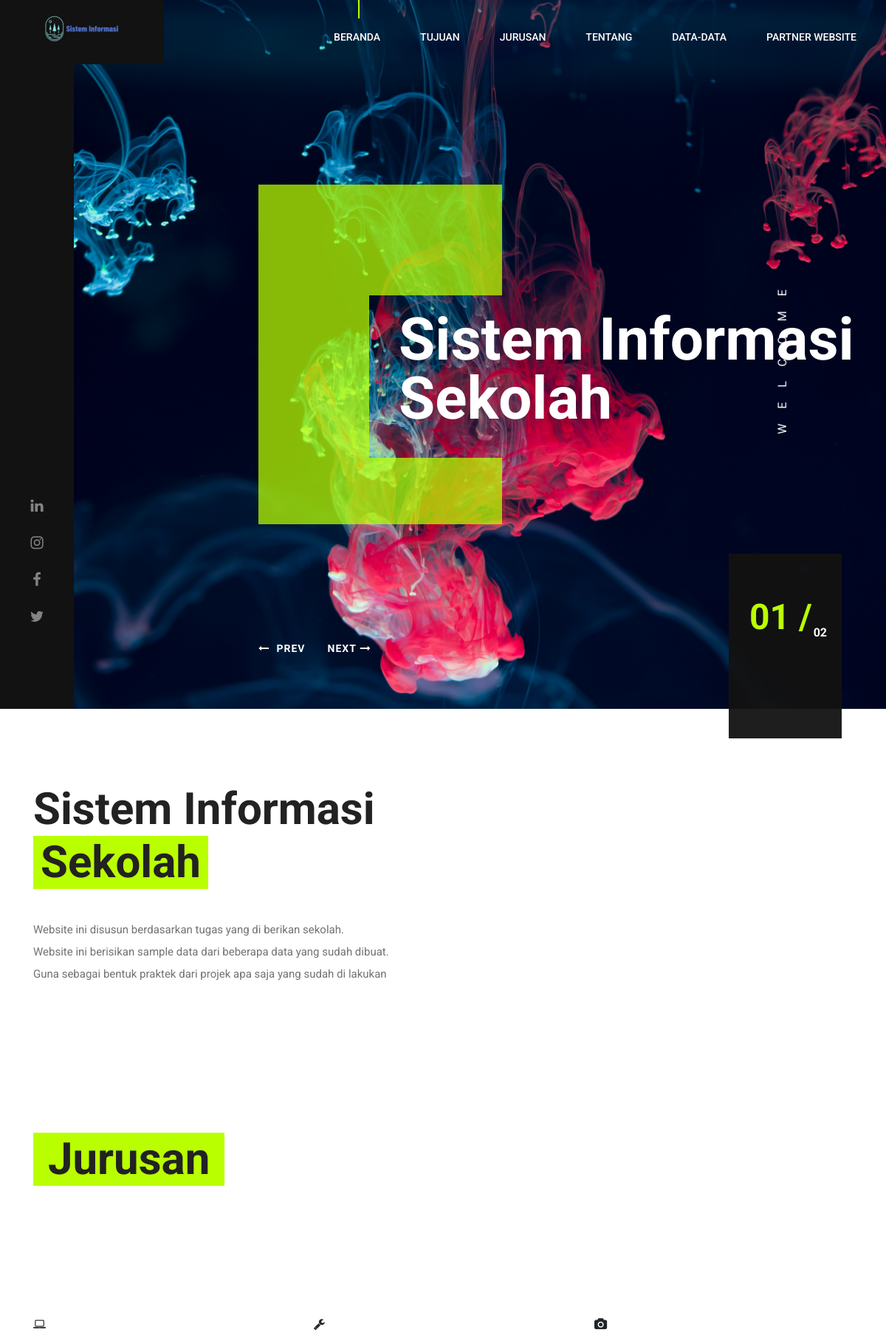
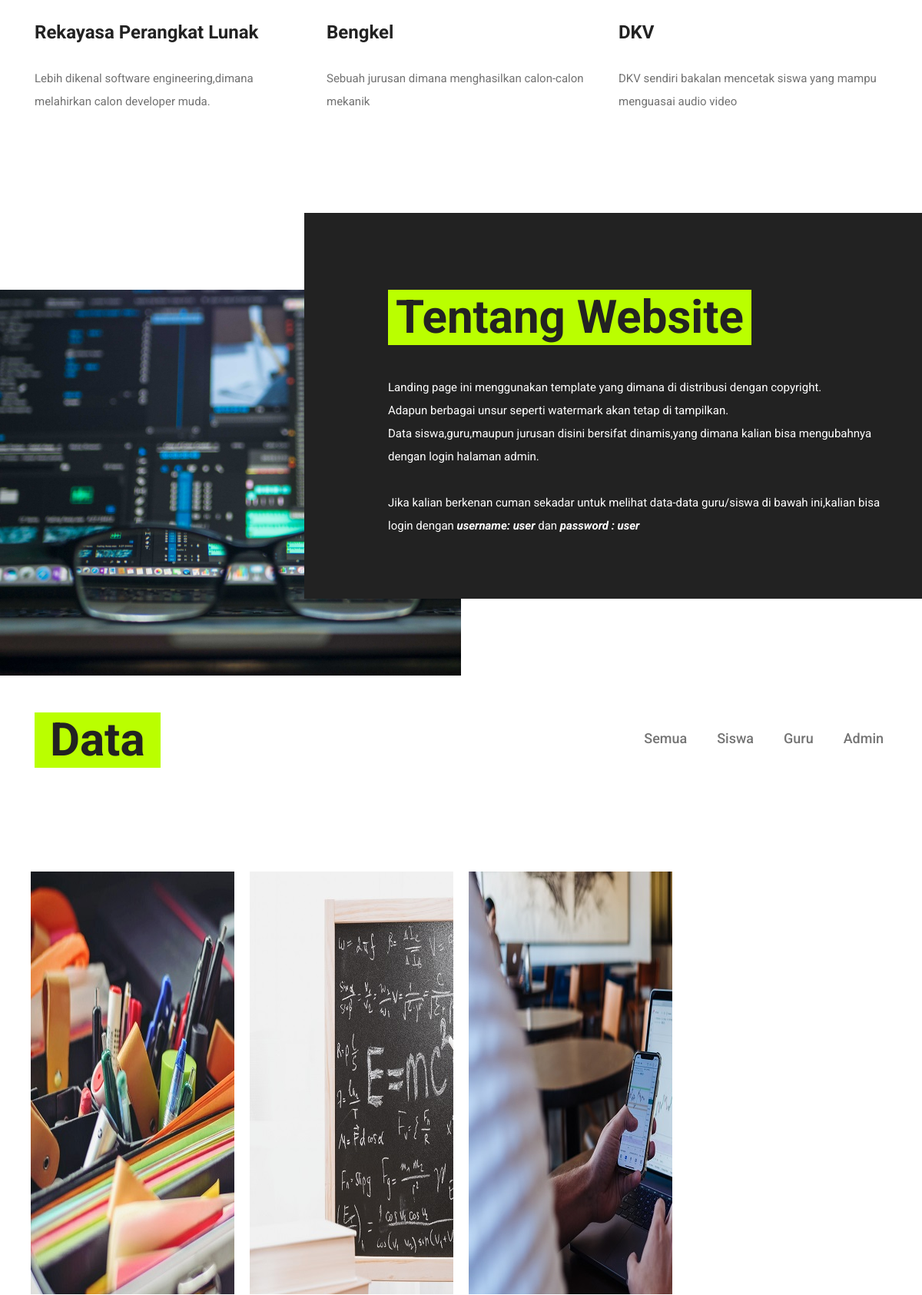
The page / (upper part) on the database its author committed (2 pictures, top to bottom).
### tables this page shows
CREATE TABLE `jurusan` (
  `kode_jurusan` int(10) NOT NULL,
  `nama_jurusan` varchar(80) NOT NULL,
  `deskripsi` varchar(600) NOT NULL,
  `icon` varchar(30) NOT NULL
);

### index.php (the view, shortened to what this page needs)
<!DOCTYPE html>
<html lang="en">
<head>
	<link rel="stylesheet" href="assets/css/bootstrap.min.css" />
	<link rel="stylesheet" href="assets/css/font-awesome.min.css" />
	<link rel="stylesheet" href="assets/css/animate.css" />
	<link rel="stylesheet" href="assets/css/owl.carousel.css" />
	<link rel="stylesheet" href="assets/css/style.css" />
</head>
<body>
	<header class="header-area">
		<a href="#" class="logo-area">
			<img src="assets/img/logo/logo.jpg" alt="">
		</a>
		<nav class="nav-menu">
			<ul>
				<li class="active"><a href="#beranda">Beranda</a></li>
				<li><a href="#tujuan">Tujuan</a></li>
				<li><a href="#jurusan">Jurusan</a></li>
				<li><a href="#tentang">Tentang</a></li>
				<li><a href="#data">Data-Data</a></li>
				<li><a href="#partner">Partner Website</a></li>
			</ul>
		</nav>
	</header>
	<section class="hero-section">
		<div class="left-bar">
			<div class="left-bar-content">
				<div class="social-links">
					<a href="https://linkedin.com/in/febrian-yudhistira"><i class="fa fa-linkedin"></i></a>
					<a href="https://www.instagram.com/febrian_yudhis/"><i class="fa fa-instagram"></i></a>
					<a href="https://www.facebook.com/febrian.yudhis"><i class="fa fa-facebook"></i></a>
					<a href="https://twitter.com/FebrianYudhis71"><i class="fa fa-twitter"></i></a>
				</div>
			</div>
		</div>
		<div class="hero-slider">
			<div class="hero-slide-item set-bg" data-setbg="assets/img/logo/bg.jpg">
				<div class="slide-inner">
					<div class="slide-content">
						<h2>Sistem Informasi<br> Sekolah</h2>
					</div>
				</div>
			</div>
		</div>
		<div class="slide-num-holder" id="snh-1"></div>
		<div class="hero-right-text">Welcome</div>
	</section>
	<section class="intro-section pt100 pb50" id="tujuan">
		<div class="container">
			<div class="row">
				<div class="col-lg-7 intro-text mb-5 mb-lg-0">
					<h2 class="sp-title">Sistem Informasi<span>Sekolah</span></h2>
					<p>Website ini disusun berdasarkan tugas yang di berikan sekolah.<br>Website ini berisikan sample
						data dari beberapa data yang sudah dibuat.<br>Guna sebagai bentuk praktek dari projek apa saja
						yang sudah di lakukan</p>
				</div>
				<div class="col-lg-5 pt-4">
				</div>
			</div>
		</div>
	</section>
	<section class="service-section spad" id="jurusan">
		<div class="container">
			<div class="section-title">
				<h2>Jurusan</h2>
			</div>
			<div class="row">
				<?php
				include('php/koneksi.php');
				$jurusan = mysqli_query($koneksi, "SELECT * FROM jurusan");
				foreach ($jurusan as $j) { ?>
					<div class="col-lg-4 col-md-6">
						<div class="service-box">
							<div class="sb-icon">
								<div class="sb-img-icon">
									<i class="<?= $j['icon']; ?>"></i>
								</div>
							</div>
							<h3><?= $j['nama_jurusan']; ?></h3>
							<p><?= $j['deskripsi']; ?></p>
						</div>
					</div>
				<?php } ?>
			</div>
		</div>
	</section>
	<section class="cta-section pt100 pb50" id="tentang">
		<div class="cta-image-box"></div>
		<div class="container">
			<div class="row">
				<div class="col-lg-7 pl-lg-0 offset-lg-5 cta-content">
					<h2 class="sp-title"><span>Tentang Website</span></h2>
					<p>Landing page ini menggunakan template yang dimana di distribusi dengan copyright.<br>Adapun berbagai unsur seperti watermark akan tetap di tampilkan.
						<br>Data siswa,guru,maupun jurusan disini bersifat dinamis,yang dimana kalian bisa mengubahnya dengan login halaman admin.<br><br>Jika kalian berkenan cuman sekadar untuk melihat data-data guru/siswa di bawah ini,kalian bisa login dengan <i><b> username: user</b></i> dan <i><b>password : user</b></i>
					</p>
				</div>
			</div>
		</div>
	</section>
	<div class="projects-section" id="data">
		<div class="container">
			<div class="row">
				<div class="col-lg-3">
					<div class="section-title mt-5">
						<h1>Data</h1>
					</div>
				</div>
				<div class="col-lg-9 mt-5">
					<ul class="projects-filter-nav">
						<li class="btn-filter" data-filter="*">Semua</li>
						<li class="btn-filter" data-filter=".siswa">Siswa</li>
						<li class="btn-filter" data-filter=".guru">Guru</li>
						<li class="btn-filter" data-filter=".admin">Admin</li>
					</ul>
				</div>
			</div>
		</div>
		<div id="projects-carousel" class="projects-slider">
			<div class="single-project set-bg siswa" data-setbg="assets/img/logo/slide2.jpg">
			</div>
			<div class="single-project set-bg guru" data-setbg="assets/img/logo/slide3.jpg">
			</div>
			<div class="single-project set-bg admin" data-setbg="assets/img/logo/admin.jpg">
			</div>
		</div>
</body>
</html>

### rows shown on the page
jurusan: nama_jurusan "Rekayasa Perangkat Lunak", deskripsi "Lebih dikenal software engineering,dimana melahirkan calon developer muda."
jurusan: nama_jurusan "Bengkel", deskripsi "Sebuah jurusan dimana menghasilkan calon-calon mekanik"
jurusan: nama_jurusan "DKV", deskripsi "DKV sendiri bakalan mencetak siswa yang mampu menguasai audio video"
